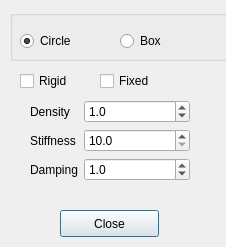
<?xml version="1.0" encoding="UTF-8"?>
<ui version="4.0">
 <class>CreateObject</class>
 <widget class="QDialog" name="CreateObject">
  <property name="geometry">
   <rect>
    <x>0</x>
    <y>0</y>
    <width>226</width>
    <height>247</height>
   </rect>
  </property>
  <property name="windowTitle">
   <string>Dialog</string>
  </property>
  <widget class="QGroupBox" name="groupBox">
   <property name="geometry">
    <rect>
     <x>10</x>
     <y>10</y>
     <width>341</width>
     <height>51</height>
    </rect>
   </property>
   <property name="title">
    <string/>
   </property>
   <widget class="QRadioButton" name="SelectWall">
    <property name="enabled">
     <bool>true</bool>
    </property>
    <property name="geometry">
     <rect>
      <x>110</x>
      <y>20</y>
      <width>117</width>
      <height>22</height>
     </rect>
    </property>
    <property name="text">
     <string>Box</string>
    </property>
   </widget>
   <widget class="QRadioButton" name="selectBall">
    <property name="geometry">
     <rect>
      <x>10</x>
      <y>20</y>
      <width>81</width>
      <height>22</height>
     </rect>
    </property>
    <property name="text">
     <string>Circle</string>
    </property>
    <property name="checked">
     <bool>true</bool>
    </property>
   </widget>
  </widget>
  <widget class="QWidget" name="formLayoutWidget">
   <property name="geometry">
    <rect>
     <x>30</x>
     <y>100</y>
     <width>160</width>
     <height>101</height>
    </rect>
   </property>
   <layout class="QFormLayout" name="formLayout">
    <item row="3" column="1">
     <widget class="QDoubleSpinBox" name="doubleSpinBox_3">
      <property name="decimals">
       <number>1</number>
      </property>
      <property name="minimum">
       <double>0.000000000000000</double>
      </property>
      <property name="maximum">
       <double>10.000000000000000</double>
      </property>
      <property name="singleStep">
       <double>0.100000000000000</double>
      </property>
      <property name="value">
       <double>1.000000000000000</double>
      </property>
     </widget>
    </item>
    <item row="2" column="1">
     <widget class="QDoubleSpinBox" name="doubleSpinBox_2">
      <property name="suffix">
       <string/>
      </property>
      <property name="decimals">
       <number>1</number>
      </property>
      <property name="minimum">
       <double>10.000000000000000</double>
      </property>
      <property name="maximum">
       <double>150.000000000000000</double>
      </property>
      <property name="singleStep">
       <double>1.000000000000000</double>
      </property>
      <property name="value">
       <double>10.000000000000000</double>
      </property>
     </widget>
    </item>
    <item row="1" column="1">
     <widget class="QDoubleSpinBox" name="doubleSpinBox">
      <property name="enabled">
       <bool>true</bool>
      </property>
      <property name="decimals">
       <number>1</number>
      </property>
      <property name="minimum">
       <double>0.100000000000000</double>
      </property>
      <property name="maximum">
       <double>10.000000000000000</double>
      </property>
      <property name="singleStep">
       <double>0.100000000000000</double>
      </property>
      <property name="value">
       <double>1.000000000000000</double>
      </property>
     </widget>
    </item>
    <item row="1" column="0">
     <widget class="QLabel" name="label">
      <property name="text">
       <string>Density</string>
      </property>
     </widget>
    </item>
    <item row="2" column="0">
     <widget class="QLabel" name="label_2">
      <property name="text">
       <string>Stiffness</string>
      </property>
     </widget>
    </item>
    <item row="3" column="0">
     <widget class="QLabel" name="label_3">
      <property name="text">
       <string>Damping</string>
      </property>
     </widget>
    </item>
   </layout>
  </widget>
  <widget class="QPushButton" name="buttonClose">
   <property name="geometry">
    <rect>
     <x>60</x>
     <y>210</y>
     <width>99</width>
     <height>27</height>
    </rect>
   </property>
   <property name="text">
    <string>Close</string>
   </property>
  </widget>
  <widget class="QCheckBox" name="checkRigid">
   <property name="geometry">
    <rect>
     <x>20</x>
     <y>70</y>
     <width>71</width>
     <height>22</height>
    </rect>
   </property>
   <property name="text">
    <string>Rigid</string>
   </property>
  </widget>
  <widget class="QCheckBox" name="checkStatic">
   <property name="geometry">
    <rect>
     <x>100</x>
     <y>70</y>
     <width>97</width>
     <height>22</height>
    </rect>
   </property>
   <property name="text">
    <string>Fixed</string>
   </property>
  </widget>
 </widget>
 <resources/>
 <connections/>
</ui>
